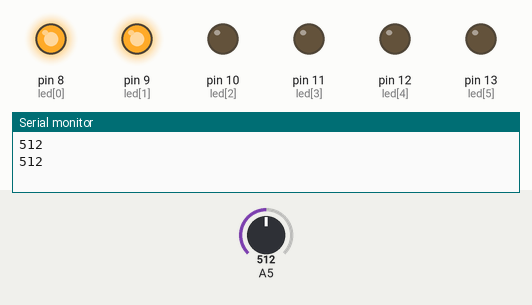
This sketch was run on a simulated Arduino Uno, built with avr-gcc and run on an emulated ATmega328P. On the bench: output pins drawn as LEDs (lit = HIGH), the last lines printed to the serial monitor. Dashed ring = blinking. The test bench sets the inputs (shaded band); at power-on: A5 = 512.

Above: at 6.9 s.
7.0 s: A5 set to 0
At 12.6 s:
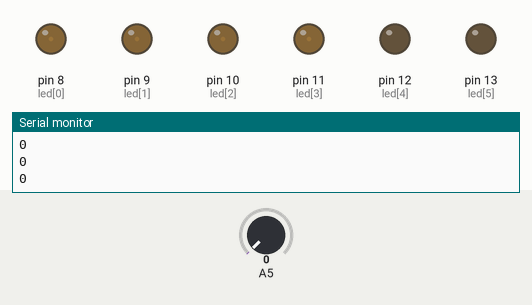
13.9 s: A5 set to 16
At 15.91 s:
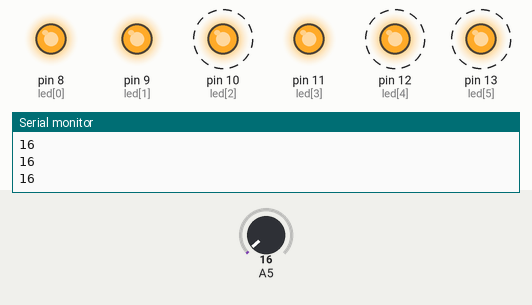
20.8 s: A5 set to 1023
At 21.2 s:
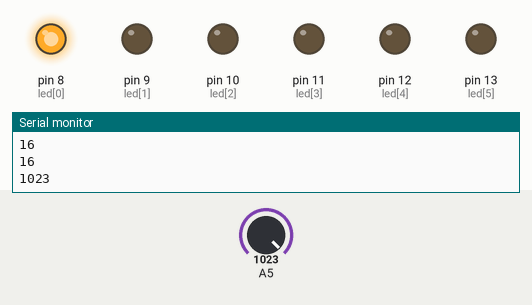
27.7 s: A5 set to 511
Timing chart, 0 to 35.6 s (numbered marks = the images above; inputs shaded):
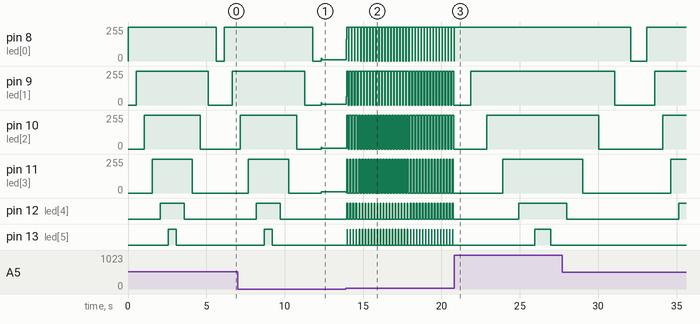

The sketch:

bientro.ino
```cpp
int led[6] = {8,9,10,11,12,13};
void setup() {
  for(int i=0;i<6;i++)
  {
    pinMode(led[i],OUTPUT);
  }
  Serial.begin(9600);
}

void loop() {
  // put your main code here, to run repeatedly:
  int value = analogRead(A5);

  Serial.println(value);
 for(int i=0;i<6;i++)
  {
    digitalWrite(led[i],HIGH);
    delay(value);
  }

   for(int i=5;i>=0;i--)
  {
    digitalWrite(led[i],LOW);
    delay(value);
  }
}
```

Measured:
- after the input at 13.9 s, pin 8 (led[0]): 8/255 → 165/255 at once, then moves between 0/255 and 255/255, repeating every 0.77 s; pin 9 (led[1]): 6/255 → 62/255 at once, then moves between 0/255 and 255/255, repeating every 0.19 s
- after the input at 20.8 s, pin 8 (led[0]): goes on until 20.8 s, then stays 255/255
